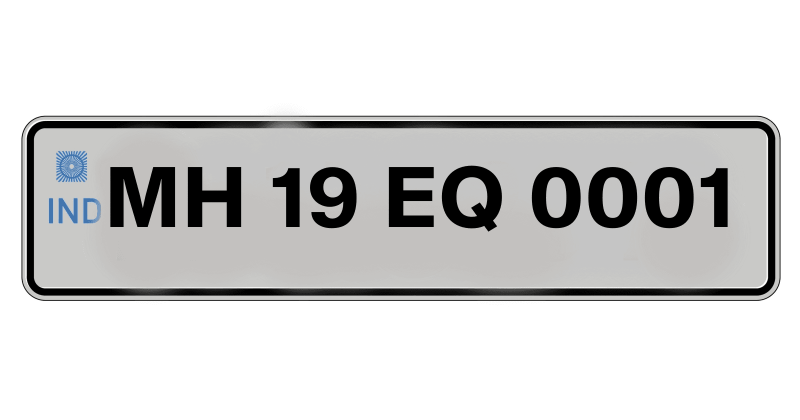
#> input picture backend/detection_model/input.jpg, 1600 x 840 px (shown at 1/2 size)
$ python -i image_utils.py   (imports and definitions only)
#> lines starting #> are read from the running program, lines starting #| are printed output that depends on the picture; after the words box and inside, x2 and y2 are one past the last pixel; in counts of white or black regions, pixels touching at a corner belong together
#> further down, picture is the input picture: shape (840, 1600, 3); mean B, G, R 212.2, 212.4, 212.5
import cv2
import numpy as np

def preprocess_plate(plate_img):
    gray = cv2.cvtColor(plate_img, cv2.COLOR_BGR2GRAY)
    gray = cv2.bilateralFilter(gray, 11, 17, 17)  # Reduce noise

    # Super-resolution upscale for better OCR
    scale_factor = 2.0
    height, width = gray.shape[:2]
#> height = 840; width = 1600
    gray = cv2.resize(gray, (int(width * scale_factor), int(height * scale_factor)), interpolation=cv2.INTER_CUBIC)
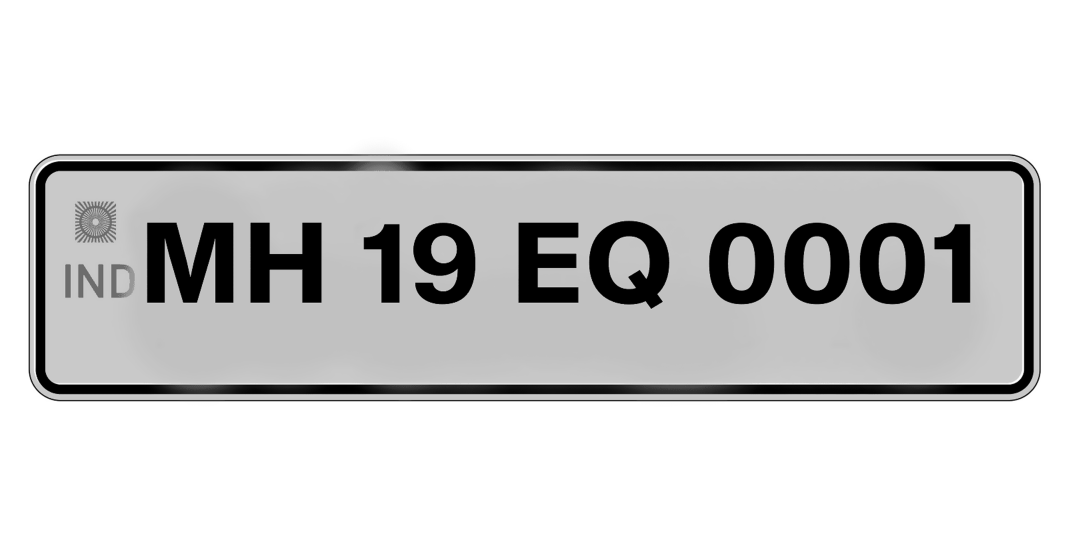
#> gray: shape (1680, 3200) (shown at 1/3 size); min 0, max 255, mean 212.4

    _, thresh = cv2.threshold(gray, 0, 255, cv2.THRESH_BINARY + cv2.THRESH_OTSU)
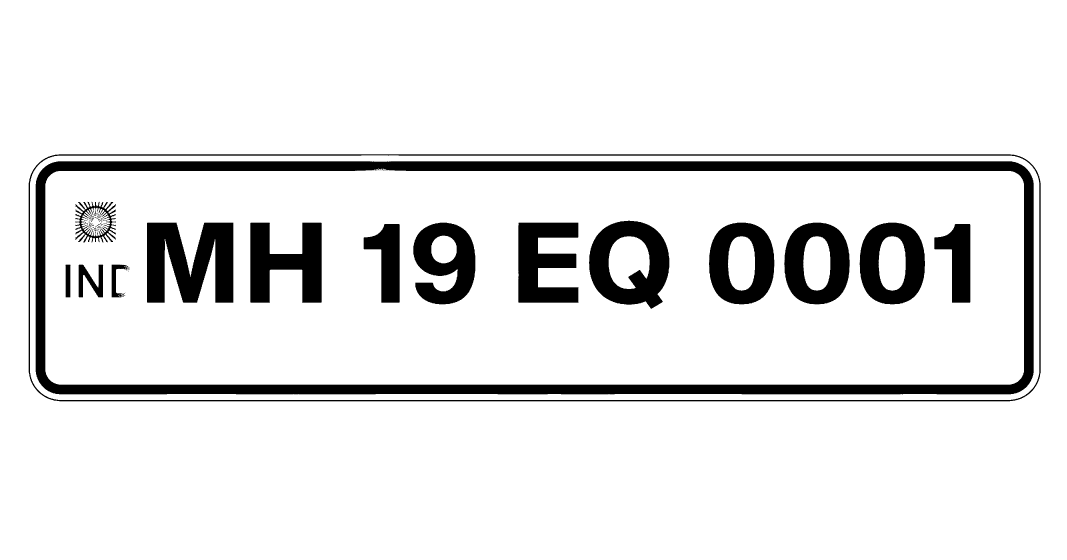
#> thresh: shape (1680, 3200) (shown at 1/3 size); 90% white; 49 black regions (30 under 20 px), largest, box (x1, y1, x2, y2) and area: (107, 484, 3101, 1183) 206354, (441, 668, 700, 908) 45259, (1767, 662, 2008, 926) 35752
    # resized_thresh = cv2.resize(thresh, (0, 0), fx=0.5, fy=0.5)

    # Display the resized preprocessed image
    # cv2.imshow("Preprocessed Image (Resized threshold image)", thresh)
    # cv2.waitKey(2000)  # Wait for 2 seconds
    # cv2.destroyAllWindows()  # Close the image window

    return thresh

>>> import cv2
>>> picture = cv2.imread('../input.jpg')
>>> result = preprocess_plate(picture)
